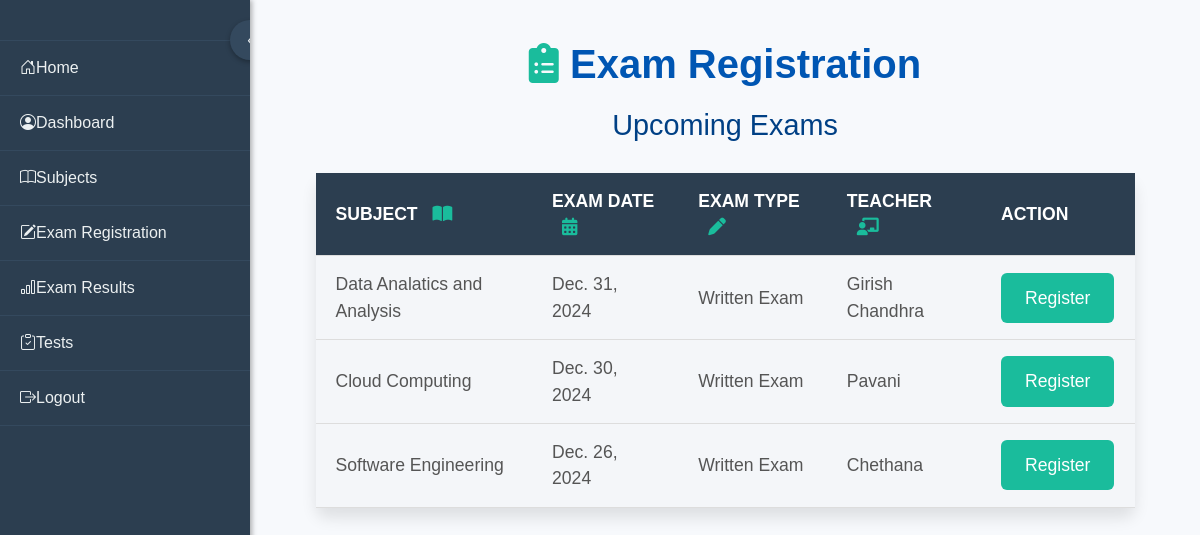
/exam-registration/2/, run on the app's committed database.
### student/models.py (models this page shows, shortened)
class Exam(models.Model):
    subject = models.ForeignKey(Subject, on_delete=models.CASCADE)  # Link to Subject
    exam_date = models.DateField()
    exam_type = models.CharField(max_length=100)  # E.g., 'Midterm', 'Final'
    duration = models.PositiveIntegerField()  # Duration in minutes

class Subject(models.Model):
    name = models.CharField(max_length=100)
    teacher_in_charge = models.ForeignKey(Teacher, on_delete=models.SET_NULL, null=True)
    exam_type = models.CharField(max_length=100, default='Unkown')

class Teacher(models.Model):
    name = models.CharField(max_length=100)
    department = models.CharField(max_length=100)

### student/views.py (the view, shortened to what this page needs)
# urls.py: path('exam-registration/<int:student_id>/', views.exam_registration, name='exam_registration'),
def exam_registration(request, student_id):
    student = get_object_or_404(Student, pk=student_id)
    registered_exam_subjects = ExamRegistration.objects.filter(student=student).values_list('subject', flat=True)
    attempted_exam_subjects = StudentPerformance.objects.filter(student=student, is_attempted=True).values_list('subject', flat=True)
    excluded_subjects = set(registered_exam_subjects) | set(attempted_exam_subjects)
    exams_to_display = Exam.objects.exclude(subject__in=excluded_subjects)
    return render(request, 'exam_registration.html', {
        'student': student,
        'exams': exams_to_display
    })

### templates/exam_registration.html (shortened to what this page needs)
{% extends 'base.html' %}
{% block content %}
  <h2 class="page-title">
    <i class="fas fa-clipboard-list" style="color: #1abc9c;"></i> Exam Registration
  </h2>
  <h3 class="section-title">Upcoming Exams</h3>
  <div class="table-container">
    <table class="styled-table">
      <thead>
        <tr>
          <th>Subject <i class="fas fa-book-open"></i></th>
          <th>Exam Date <i class="fas fa-calendar-alt"></i></th>
          <th>Exam Type <i class="fas fa-pen"></i></th>
          <th>Teacher <i class="fas fa-chalkboard-teacher"></i></th>
          <th>Action</th>
        </tr>
      </thead>
      <tbody>
        {% for exam in exams %}
          <tr>
            <td>{{ exam.subject.name }}</td>
            <td>{{ exam.exam_date }}</td>
            <td>{{ exam.exam_type }}</td>
            <td>{{ exam.subject.teacher_in_charge.name }}</td>
            <td>
              {% if exam.subject in student.registered_exams.all %}
                <button class="btn btn-disabled" disabled>Already Registered</button>
              {% else %}
                <form method="post" class="registration-form" style="display:inline;">
                  <button type="submit" class="btn btn-register">Register</button>
                </form>
              {% endif %}
            </td>
          </tr>
        {% endfor %}
      </tbody>
    </table>
  </div>
{% endblock %}

### templates/base.html (style rules this page uses)
body { margin: 0; font-family: Arial, sans-serif; height: 100vh; display: flex; overflow: hidden; }

### templates/exam_registration.html (style rules this page uses)
body { font-family: 'Poppins', sans-serif; background-color: #f7f9fc; color: #333; margin: 0; padding: 0; }
.page-title { text-align: center; font-size: 2.5rem; margin-top: 20px; color: #0056b3; font-weight: 600; }
.section-title { text-align: center; font-size: 1.8rem; margin: 20px 0; color: #004085; font-weight: 500; }
.table-container { margin: 30px auto; width: 90%; max-width: 1200px; border-radius: 10px; background-color: #fff; box-shadow: 0 10px 15px rgba(0, 0, 0, 0.1); }
.styled-table { width: 100%; border-collapse: collapse; font-size: 1.1rem; color: #555; }
.styled-table th, .styled-table td { padding: 15px 20px; text-align: left; border-bottom: 1px solid #ddd; }
.styled-table th { background-color: #2c3e50; color: white; text-transform: uppercase; font-weight: bold; }
.styled-table tbody tr { background-color: #f4f6f9; }
.btn { padding: 12px 24px; border: none; cursor: pointer; font-size: 1.1rem; border-radius: 6px; transition: background-color 0.3s ease, transform 0.2s ease; }
.btn-register { background-color: #1abc9c; color: white; }
th i, td i { margin-left: 10px; color: #1abc9c; transition: transform 0.3s; }

### data on the page
Exam: subject.name "Data Analatics and Analysis", exam_date "Dec. 31, 2024", exam_type "Written Exam", subject.teacher_in_charge.name "Girish Chandhra"
Exam: subject.name "Cloud Computing", exam_date "Dec. 30, 2024", exam_type "Written Exam", subject.teacher_in_charge.name "Pavani"
Exam: subject.name "Software Engineering", exam_date "Dec. 26, 2024", exam_type "Written Exam", subject.teacher_in_charge.name "Chethana"
